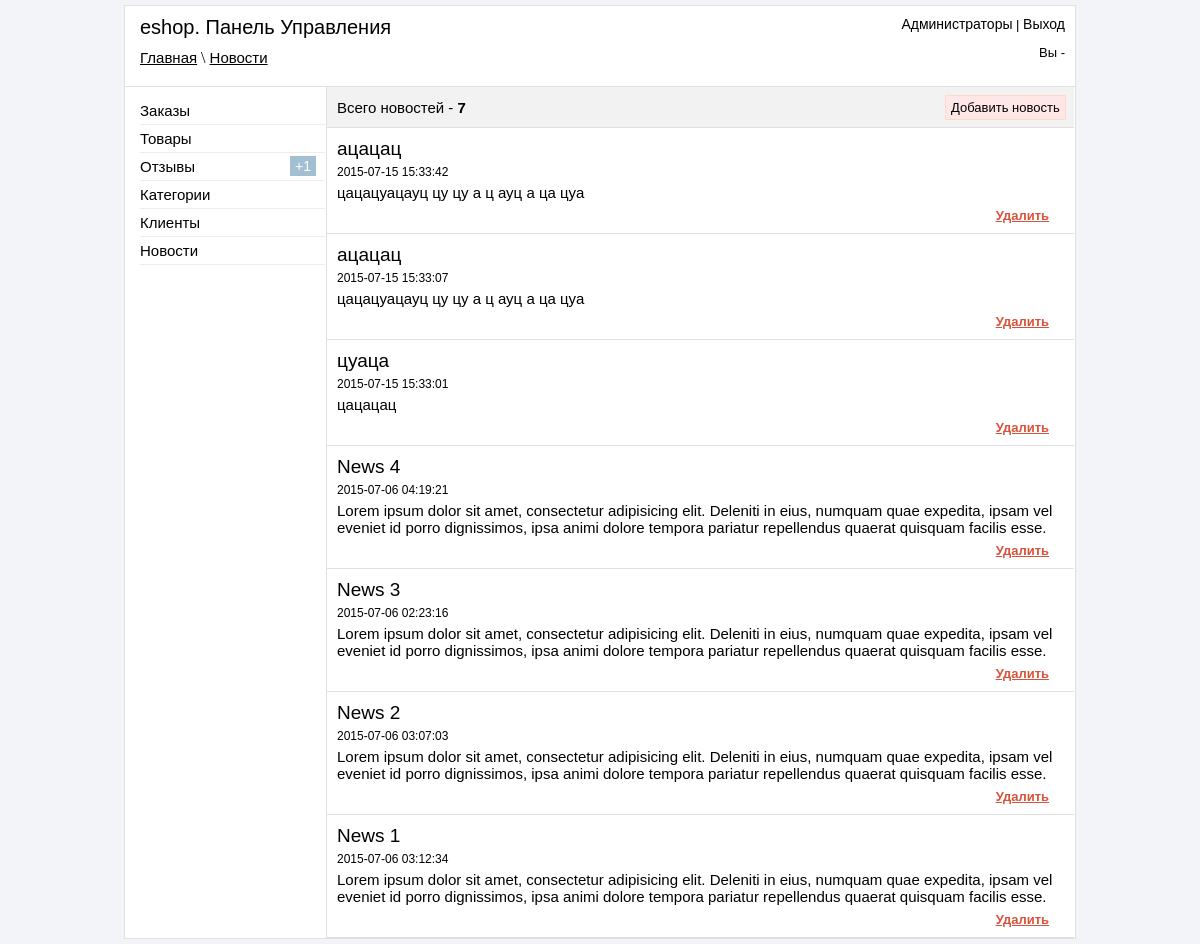
Page /admin/news.php (signed in) on the earlier database version.
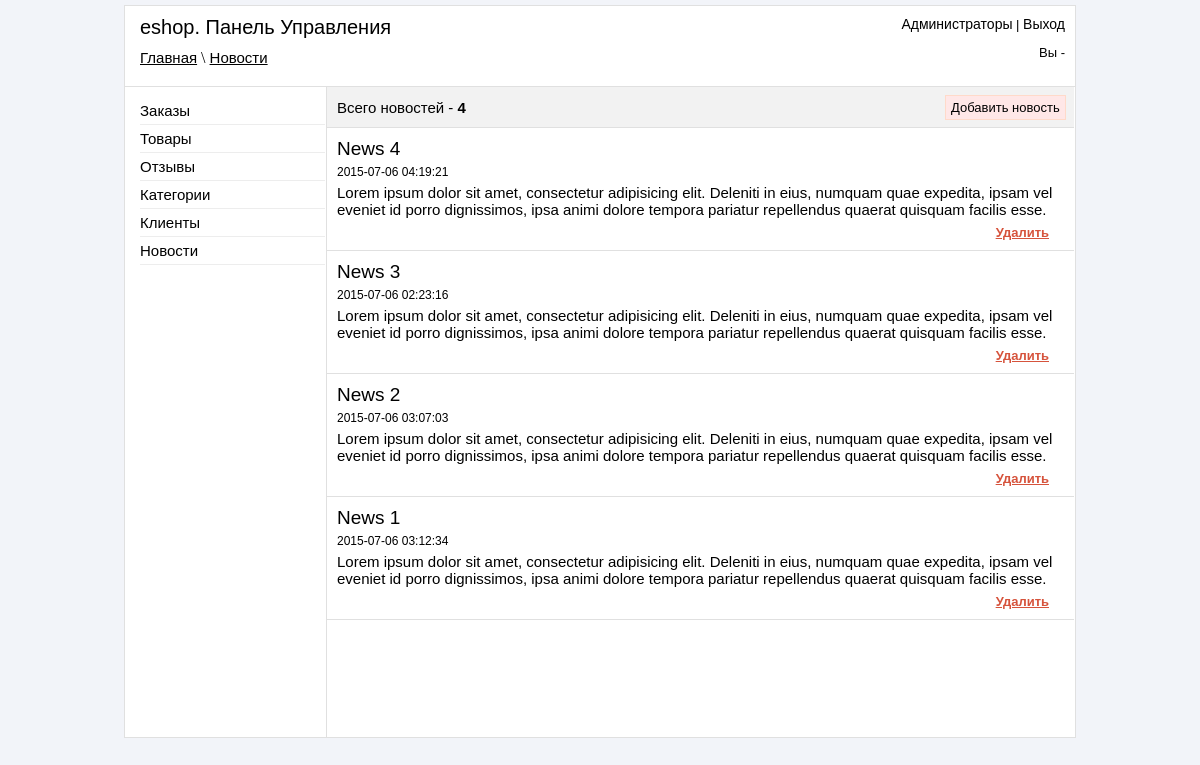
Same page on the later database version.
### tables this page shows
CREATE TABLE IF NOT EXISTS `news` (
  `id` int(11) NOT NULL AUTO_INCREMENT,
  `title` varchar(255) NOT NULL,
  `text` text NOT NULL,
  `date` datetime NOT NULL,
  PRIMARY KEY (`id`)
);

### admin/news.php (the view, shortened to what this page needs)
<?php
if ($_SESSION['auth_admin'] == "yes_auth")
{
	include 'include/db_connect.php';
?>
<!DOCTYPE html>
<html>
<head>
	<link rel="stylesheet" href="css/reset.css">
	<link rel="stylesheet" href="css/style.css">
	<link rel="stylesheet" href="jquery_confirm/jquery_confirm.css">
	<link rel="stylesheet" href="fancybox/jquery.fancybox.css">
</head>
<body>
	<div id="block-body">
	<?php
		include 'include/block-header.php';
		$all_count = mysql_query("SELECT * FROM news",$link);
		$result_count = mysql_num_rows($all_count);
	?>
	<div id="block-content">
		<div id="block-parameters">
			<p id="count-client">Всего новостей - <strong><?php echo $result_count; ?></strong></p>
			<p align="right" id="add-style"><a href="#news" class="news">Добавить новость</a></p>
		</div>
		<?php
	$result = mysql_query("SELECT * FROM news ORDER BY id DESC",$link);
	If (mysql_num_rows($result) > 0)
{
$row = mysql_fetch_array($result);
do
{
echo '
<div class="block-news">
<h3>'.$row["title"].'</h3>
<span>'.$row["date"].'</span>
<p>'.$row["text"].'</p>
<p class="links-actions" align="right" ><a class="delete" rel="news.php?id='.$row["id"].'&action=delete" >Удалить</a></p>
</div>
';
} while ($row = mysql_fetch_array($result));
}
		?>
	</div>
	</div>
</body>
</html>
<?php
	}else
	{
		header("Location: login.php");
	}
?>

### admin/include/block-header.php (shortened to what this page needs)
<?php
	$result1 = mysql_query("SELECT * FROM orders WHERE order_confirmed='no'",$link);
	$count1 = mysql_num_rows($result1);
	if ($count1 > 0) { $count_str1 = '<p>+'.$count1.'</p>'; } else { $count_str1 = ''; }
	$result2 = mysql_query("SELECT * FROM table_reviews WHERE moderate='0'",$link);
	$count2 = mysql_num_rows($result2);
	if ($count2 > 0) { $count_str2 = '<p>+'.$count2.'</p>'; } else { $count_str2 = ''; }
?>
<div id="block-header">
	<div id="block-header1" >
		<h3>eshop. Панель Управления</h3>
		<p id="link-nav" ><?php echo $_SESSION['urlpage']; ?></p>
	</div>
	<div id="block-header2" >
		<p align="right"><a href="administrators.php" >Администраторы</a> | <a href="?logout">Выход</a></p>
		<p align="right">Вы - <span><?php echo $_SESSION['admin_role']; ?></span></p>
	</div>
</div>
<div id="left-nav">
	<ul>
		<li><a href="orders.php">Заказы</a><?php echo $count_str1; ?></li>
		<li><a href="tovar.php">Товары</a></li>
		<li><a href="reviews.php">Отзывы</a><?php echo $count_str2; ?></li>
		<li><a href="category.php">Категории</a></li>
		<li><a href="clients.php">Клиенты</a></li>
		<li><a href="news.php">Новости</a></li>
	</ul>
</div>

Differences in the rows shown:
removed news: title "ацацац", date "2015-07-15 15:33:42", text "цацацуацауц цу цу а ц ауц а ца цуа"
removed news: title "ацацац", date "2015-07-15 15:33:07", text "цацацуацауц цу цу а ц ауц а ца цуа"
removed news: title "цуаца", date "2015-07-15 15:33:01", text "цацацац"
Other differences:
$result_count: "7" → "4"
$count2: "1" → (not shown)
